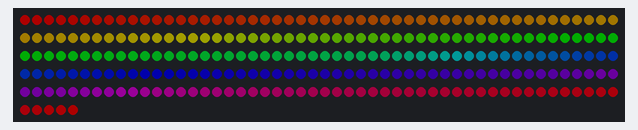
The sketch below on a simulated Arduino Uno, built with avr-gcc and run on an emulated ATmega328P. Parts: 255 RGB LEDs in strip order, left to right, continuing on the next row. Dim RGB values are drawn brighter than linear.

Above: at 0.1 s.

The sketch:

0_rainbow.ino
```cpp
#include <FastLED.h>

#define NUM_LEDS 255
#define LED_PIN 6

// led array
CRGB leds[NUM_LEDS];
// leds[0] first led


void setup() {
  // GRB = color order
  FastLED.addLeds<WS2812B, LED_PIN, GRB>(leds, NUM_LEDS);
  FastLED.setBrightness(50);

}

void loop() {

  fill_rainbow(leds, NUM_LEDS, 0,255/ NUM_LEDS);
  FastLED.show();


}
```
